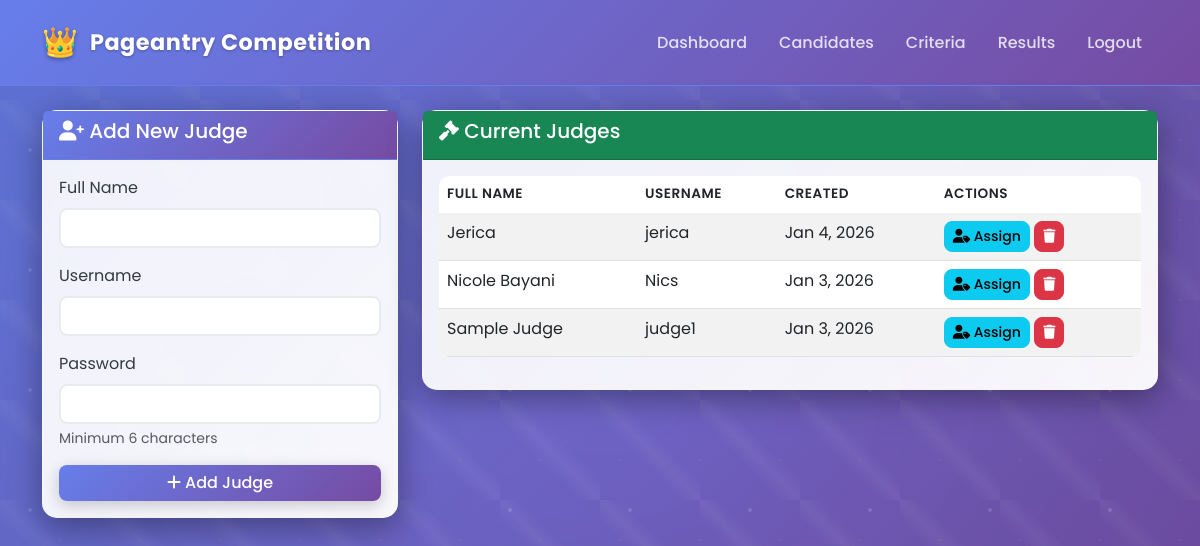
Page /admin/judges.php (signed in) on the earlier database version.
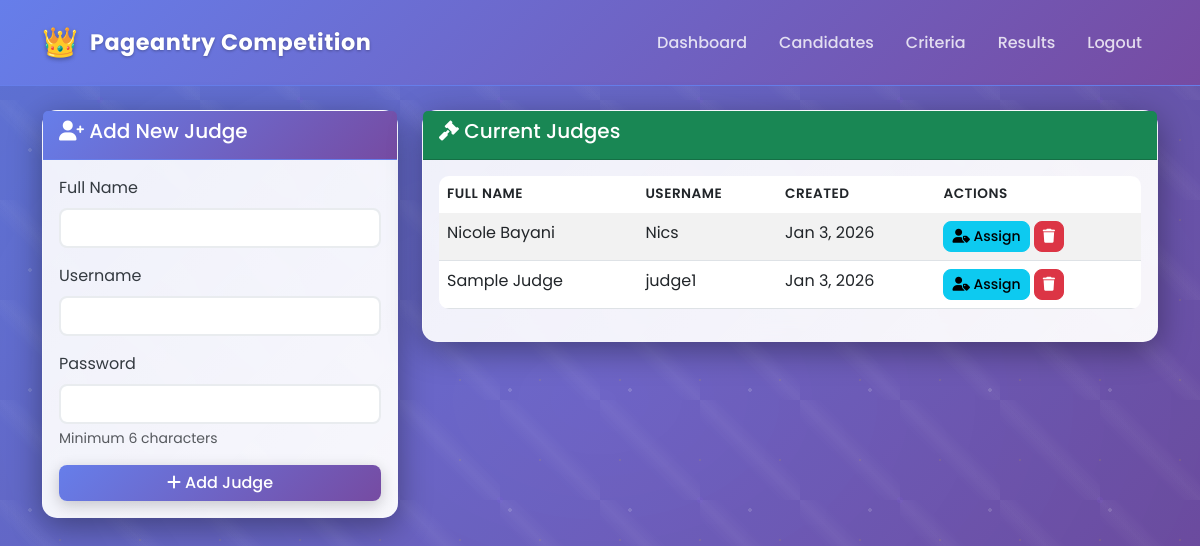
Same page on the later database version.
### tables this page shows
CREATE TABLE `users` (
  `id` int(11) NOT NULL,
  `username` varchar(50) NOT NULL,
  `password` varchar(255) NOT NULL,
  `role` enum('admin','judge') NOT NULL,
  `full_name` varchar(100) NOT NULL,
  `created_at` timestamp NOT NULL DEFAULT current_timestamp()
);

### config/settings.php (called while the page is built, shortened)
<?php
class Settings {
    private $db;
    public function __construct($database) {
        $this->db = $database;
        $this->initializeSettings();
    }
    private function initializeSettings() {
        $createTable = "
            CREATE TABLE IF NOT EXISTS settings (
                id INT AUTO_INCREMENT PRIMARY KEY,
                setting_key VARCHAR(50) UNIQUE NOT NULL,
                setting_value TEXT NOT NULL,
                created_at TIMESTAMP DEFAULT CURRENT_TIMESTAMP,
                updated_at TIMESTAMP DEFAULT CURRENT_TIMESTAMP ON UPDATE CURRENT_TIMESTAMP
            )
        ";
        try {
            $this->db->exec($createTable);
            $defaultSettings = [
                'pageant_name' => 'Pageantry Competition',
                'primary_color' => '#667eea',
                'secondary_color' => '#764ba2',
                'accent_color' => '#ffd700',
                'logo_text' => '👑',
                'logo_image' => '',
                'logo_type' => 'emoji',
                'theme_style' => 'gradient',
                'background_style' => 'gradient',
                'card_style' => 'glassmorphism'
            ];
            foreach ($defaultSettings as $key => $value) {
                $checkQuery = "SELECT COUNT(*) FROM settings WHERE setting_key = ?";
                $checkStmt = $this->db->prepare($checkQuery);
                $checkStmt->execute([$key]);
            }
        } catch (PDOException $e) {
            error_log("Settings initialization error: " . $e->getMessage());
        }
    }
    public function getAll() {
        try {
            $query = "SELECT setting_key, setting_value FROM settings";
            $stmt = $this->db->prepare($query);
            $stmt->execute();
            $settings = [];
            while ($row = $stmt->fetch(PDO::FETCH_ASSOC)) {
                $settings[$row['setting_key']] = $row['setting_value'];
            }
            return $settings;
        } catch (PDOException $e) {
            error_log("Settings getAll error: " . $e->getMessage());
            return [];
        }
    }
}
?>

### admin/judges.php (the view, shortened to what this page needs)
<?php
require_once '../config/settings.php';
$database = new Database();
$db = $database->getConnection();
$settings = new Settings($db);
$currentSettings = $settings->getAll();
$query = "SELECT * FROM users WHERE role = 'judge' ORDER BY full_name";
$stmt = $db->prepare($query);
$stmt->execute();
$judges = $stmt->fetchAll(PDO::FETCH_ASSOC);
?>
<!DOCTYPE html>
<html lang="en">
<head>
    <link href="https://cdn.jsdelivr.net/npm/bootstrap@5.3.0/dist/css/bootstrap.min.css" rel="stylesheet">
    <link rel="stylesheet" href="https://cdnjs.cloudflare.com/ajax/libs/font-awesome/6.0.0/css/all.min.css">
    <link rel="stylesheet" href="../assets/css/style.css">
</head>
<body>
    <nav class="navbar navbar-expand-lg navbar-dark bg-primary">
        <div class="container">
            <a class="navbar-brand d-flex align-items-center" href="../index.php" style="font-size: 1.4rem; font-weight: 700; text-decoration: none;">
                <?php if ($currentSettings['logo_type'] === 'image' && $currentSettings['logo_image']): ?>
                    <img src="../<?php echo htmlspecialchars($currentSettings['logo_image']); ?>"
                         alt="Logo" style="height: 35px; margin-right: 0.75rem;">
                <?php else: ?>
                    <span style="font-size: 1.8rem; margin-right: 0.75rem;"><?php echo htmlspecialchars($currentSettings['logo_text']); ?></span>
                <?php endif; ?>
                <span style="color: #ffffff; text-shadow: 0 1px 3px rgba(0,0,0,0.3); letter-spacing: 0.5px;">
                    <?php echo htmlspecialchars($currentSettings['pageant_name']); ?>
                </span>
            </a>
            <div class="navbar-nav ms-auto">
                <a class="nav-link" href="../index.php">Dashboard</a>
                <a class="nav-link" href="candidates.php">Candidates</a>
                <a class="nav-link" href="criteria.php">Criteria</a>
                <a class="nav-link" href="results.php">Results</a>
                <a class="nav-link" href="../auth/logout.php">Logout</a>
            </div>
        </div>
    </nav>
    <div class="container mt-4">
        <div class="row">
            <div class="col-md-4">
                <div class="card">
                    <div class="card-header bg-primary text-white">
                        <h5><i class="fas fa-user-plus"></i> Add New Judge</h5>
                    </div>
                    <div class="card-body">
                        <form method="POST">
                            <div class="mb-3">
                                <label for="full_name" class="form-label">Full Name</label>
                                <input type="text" class="form-control" id="full_name" name="full_name" required>
                            </div>
                            <div class="mb-3">
                                <label for="username" class="form-label">Username</label>
                                <input type="text" class="form-control" id="username" name="username" required>
                            </div>
                            <div class="mb-3">
                                <label for="password" class="form-label">Password</label>
                                <input type="password" class="form-control" id="password" name="password" required>
                                <div class="form-text">Minimum 6 characters</div>
                            </div>
                            <button type="submit" class="btn btn-primary w-100">
                                <i class="fas fa-plus"></i> Add Judge
                            </button>
                        </form>
                    </div>
                </div>
            </div>
            <div class="col-md-8">
                <div class="card">
                    <div class="card-header bg-success text-white">
                        <h5><i class="fas fa-gavel"></i> Current Judges</h5>
                    </div>
                    <div class="card-body">
                        <?php if (empty($judges)): ?>
                            <div class="text-center text-muted">
                                <i class="fas fa-user-slash fa-3x mb-3"></i>
                                <p>No judges added yet.</p>
                            </div>
                        <?php else: ?>
                            <div class="table-responsive">
                                <table class="table table-striped">
                                    <thead>
                                        <tr>
                                            <th>Full Name</th>
                                            <th>Username</th>
                                            <th>Created</th>
                                            <th>Actions</th>
                                        </tr>
                                    </thead>
                                    <tbody>
                                        <?php foreach ($judges as $judge): ?>
                                            <tr>
                                                <td><?php echo htmlspecialchars($judge['full_name']); ?></td>
                                                <td><?php echo htmlspecialchars($judge['username']); ?></td>
                                                <td><?php echo date('M j, Y', strtotime($judge['created_at'])); ?></td>
                                                <td>
                                                    <a href="assign_judge.php?id=<?php echo $judge['id']; ?>" class="btn btn-info btn-sm">
                                                        <i class="fas fa-user-tag"></i> Assign
                                                    </a>
                                                    <form method="POST" style="display: inline;" onsubmit="return confirm('Are you sure you want to delete this judge?')">
                                                        <button type="submit" class="btn btn-danger btn-sm">
                                                            <i class="fas fa-trash"></i>
                                                        </button>
                                                    </form>
                                                </td>
                                            </tr>
                                        <?php endforeach; ?>
                                    </tbody>
                                </table>
                            </div>
                        <?php endif; ?>
                    </div>
                </div>
            </div>
        </div>
    </div>
</body>
</html>

### assets/css/style.css (style rules this page uses)
:root { --primary-gradient: linear-gradient(135deg, #667eea 0%, #764ba2 100%); --secondary-gradient: linear-gradient(135deg, #f093fb 0%, #f5576c 100%); --success-gradient: linear-gradient(135deg, #4facfe 0%, #00f2fe 100%); --warning-gradient: linear-gradient(135deg, #43e97b 0%, #38f9d7 100%); --gold-gradient: linear-gradient(135deg, #ffd700 0%, #ffed4e 50%, #ffd700 100%); --silver-gradient: linear-gradient(135deg, #c0c0c0 0%, #e8e8e8 50%, #c0c0c0 100%); --bronze-gradient: linear-gradient(135deg, #cd7f32 0%, #daa520 50%, #cd7f32 100%); --royal-gradient: linear-gradient(135deg, #8B5CF6 0%, #A855F7 25%, #C084FC 50%, #DDD6FE 75%, #8B5CF6 100%); --diamond-gradient: linear-gradient(135deg, #E0E7FF 0%, #C7D2FE 25%, #A5B4FC 50%, #818CF8 75%, #6366F1 100%); --shadow-soft: 0 10px 40px rgba(0, 0, 0, 0.1); --shadow-medium: 0 15px 50px rgba(0, 0, 0, 0.15); --shadow-strong: 0 25px 80px rgba(0, 0, 0, 0.25); --shadow-glow: 0 0 40px rgba(255, 215, 0, 0.4); }
* { margin: 0; padding: 0; box-sizing: border-box; }
body { font-family: 'Poppins', sans-serif; background: linear-gradient(120deg, #f093fb 0%, #f5576c 25%, #764ba2 50%, #667eea 75%, #4facfe 100%); background-size: 400% 400%; background-attachment: fixed; animation: gradientShift 15s ease infinite; min-height: 100vh; overflow-x: hidden; position: relative; }
body::before { content: ''; position: fixed; top: 0; left: 0; width: 100%; height: 100%; background-image: radial-gradient(circle at 25% 25%, rgba(255, 255, 255, 0.15) 2px, transparent 2px), radial-gradient(circle at 75% 75%, rgba(255, 215, 0, 0.1) 1px, transparent 1px), radial-gradient(circle at 50% 50%, rgba(138, 92, 246, 0.1) 3px, transparent 3px), linear-gradient(45deg, transparent 40%, rgba(255, 255, 255, 0.05) 50%, transparent 60%); background-size: 120px 120px, 80px 80px, 200px 200px, 100px 100px; animation: particleFloat 25s linear infinite, sparkle 8s ease-in-out infinite; pointer-events: none; z-index: -1; }
body::after { content: ''; position: fixed; top: 0; left: 0; width: 100%; height: 100%; background: radial-gradient(ellipse at center, transparent 0%, rgba(0, 0, 0, 0.1) 100%); pointer-events: none; z-index: -1; }
.card { background: rgba(255, 255, 255, 0.1); backdrop-filter: blur(10px); border: 1px solid rgba(255, 255, 255, 0.2); border-radius: 15px; box-shadow: 0 8px 32px 0 rgba(0, 0, 0, 0.37); transition: transform 0.3s ease, box-shadow 0.3s ease; color: #fff; }
.card .card-header { color: #fff; font-weight: 600; }
.card .card-body { color: #fff; }
.card .table { color: #333; }
.card .form-label { color: #343a40 !important; }
.navbar { background: rgba(255, 255, 255, 0.1); backdrop-filter: blur(10px); border-bottom: 1px solid rgba(255, 255, 255, 0.2); padding: 1rem 0; transition: background 0.3s ease; }
.navbar-brand { font-weight: bold; font-size: 1.5rem; color: #fff !important; text-shadow: 0 2px 4px rgba(0,0,0,0.3); }
.navbar .nav-link { color: rgba(255, 255, 255, 0.8) !important; font-weight: 500; transition: color 0.3s ease; margin: 0 0.5rem; }
.btn-primary { background: var(--primary-gradient); border: none; color: white; font-weight: 500; transition: all 0.3s ease; box-shadow: 0 4px 15px rgba(0, 0, 0, 0.2); }
.btn { border-radius: 8px; font-weight: 500; transition: all 0.3s ease; }
.table { border-radius: 10px; overflow: hidden; }
.table thead th { border: none; font-weight: 600; text-transform: uppercase; font-size: 0.85rem; letter-spacing: 0.5px; }
.form-control, .form-select { border-radius: 8px; border: 2px solid #e9ecef; transition: border-color 0.3s ease; }

Differences in the rows shown:
removed users: full_name "Jerica", username "jerica", created_at "Jan 4, 2026"
